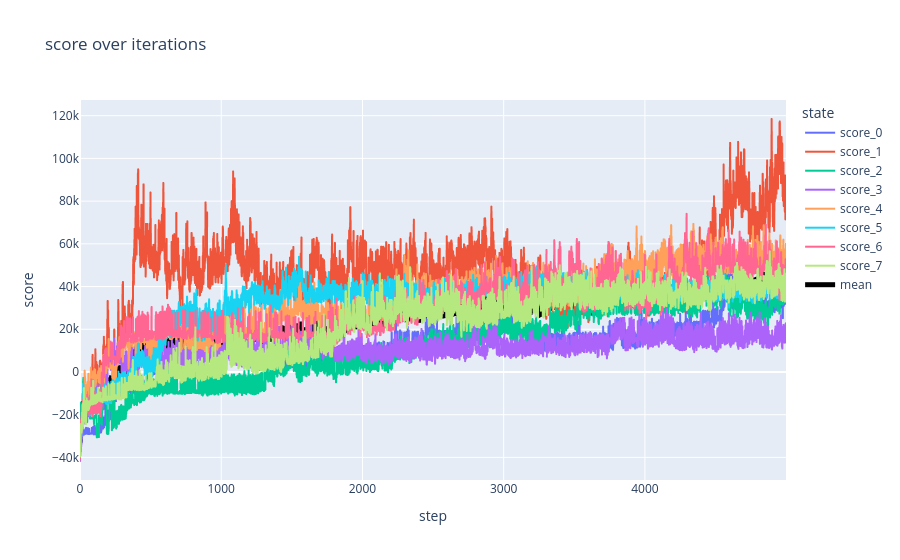

The cell this chart's notebook holds for it:
### Code cell
from lace.plot import diagnostics
diagnostics(engine)

### Figure 1 — Plotly figure (JSON) as saved in the notebook; plotly's stock layout.template omitted (floating-point values rounded to 4 significant figures; data arrays with more than 128 entries replaced by an {"elided": "..."} marker saying what was removed)
{"data": [{"hovertemplate": "state=score_0<br>step=%{x}<br>score=%{y}<extra></extra>", "legendgroup": "score_0", "line": {"color": "#636efa", "dash": "solid"}, "marker": {"symbol": "circle"}, "mode": "lines", "name": "score_0", "showlegend": true, "type": "scattergl", "x": {"elided": "5000 int values"}, "xaxis": "x", "y": {"elided": "5000 float values"}, "yaxis": "y"}, {"hovertemplate": "state=score_1<br>step=%{x}<br>score=%{y}<extra></extra>", "legendgroup": "score_1", "line": {"color": "#EF553B", "dash": "solid"}, "marker": {"symbol": "circle"}, "mode": "lines", "name": "score_1", "showlegend": true, "type": "scattergl", "x": {"elided": "5000 int values"}, "xaxis": "x", "y": {"elided": "5000 float values"}, "yaxis": "y"}, {"hovertemplate": "state=score_2<br>step=%{x}<br>score=%{y}<extra></extra>", "legendgroup": "score_2", "line": {"color": "#00cc96", "dash": "solid"}, "marker": {"symbol": "circle"}, "mode": "lines", "name": "score_2", "showlegend": true, "type": "scattergl", "x": {"elided": "5000 int values"}, "xaxis": "x", "y": {"elided": "5000 float values"}, "yaxis": "y"}, {"hovertemplate": "state=score_3<br>step=%{x}<br>score=%{y}<extra></extra>", "legendgroup": "score_3", "line": {"color": "#ab63fa", "dash": "solid"}, "marker": {"symbol": "circle"}, "mode": "lines", "name": "score_3", "showlegend": true, "type": "scattergl", "x": {"elided": "5000 int values"}, "xaxis": "x", "y": {"elided": "5000 float values"}, "yaxis": "y"}, {"hovertemplate": "state=score_4<br>step=%{x}<br>score=%{y}<extra></extra>", "legendgroup": "score_4", "line": {"color": "#FFA15A", "dash": "solid"}, "marker": {"symbol": "circle"}, "mode": "lines", "name": "score_4", "showlegend": true, "type": "scattergl", "x": {"elided": "5000 int values"}, "xaxis": "x", "y": {"elided": "5000 float values"}, "yaxis": "y"}, {"hovertemplate": "state=score_5<br>step=%{x}<br>score=%{y}<extra></extra>", "legendgroup": "score_5", "line": {"color": "#19d3f3", "dash": "solid"}, "marker": {"symbol": "circle"}, "mode": "lines", "name": "score_5", "showlegend": true, "type": "scattergl", "x": {"elided": "5000 int values"}, "xaxis": "x", "y": {"elided": "5000 float values"}, "yaxis": "y"}, {"hovertemplate": "state=score_6<br>step=%{x}<br>score=%{y}<extra></extra>", "legendgroup": "score_6", "line": {"color": "#FF6692", "dash": "solid"}, "marker": {"symbol": "circle"}, "mode": "lines", "name": "score_6", "showlegend": true, "type": "scattergl", "x": {"elided": "5000 int values"}, "xaxis": "x", "y": {"elided": "5000 float values"}, "yaxis": "y"}, {"hovertemplate": "state=score_7<br>step=%{x}<br>score=%{y}<extra></extra>", "legendgroup": "score_7", "line": {"color": "#B6E880", "dash": "solid"}, "marker": {"symbol": "circle"}, "mode": "lines", "name": "score_7", "showlegend": true, "type": "scattergl", "x": {"elided": "5000 int values"}, "xaxis": "x", "y": {"elided": "5000 float values"}, "yaxis": "y"}, {"connectgaps": true, "line": {"color": "black", "width": 5}, "mode": "lines", "name": "mean", "type": "scatter", "x": {"elided": "5000 int values"}, "y": {"elided": "5000 float values"}}], "layout": {"legend": {"title": {"text": "state"}, "tracegroupgap": 0}, "title": {"text": "score over iterations"}, "xaxis": {"anchor": "y", "domain": [0, 1], "title": {"text": "step"}}, "yaxis": {"anchor": "x", "domain": [0, 1], "title": {"text": "score"}}}}
